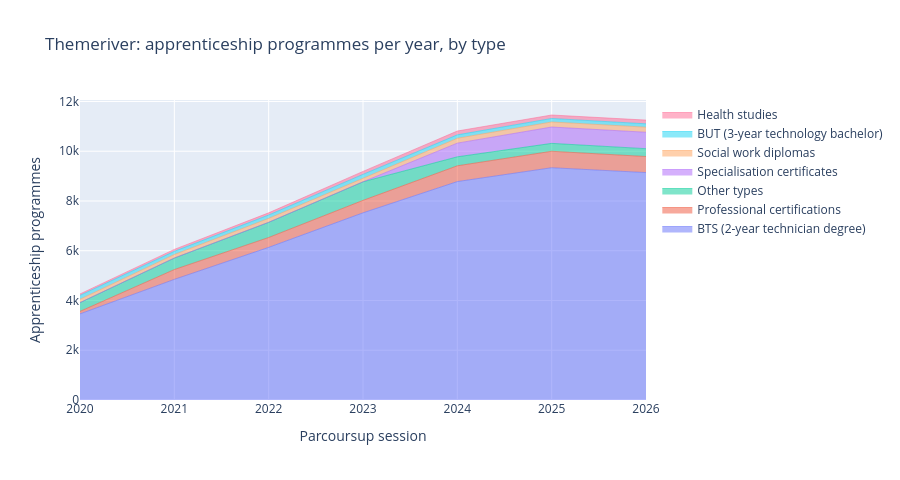
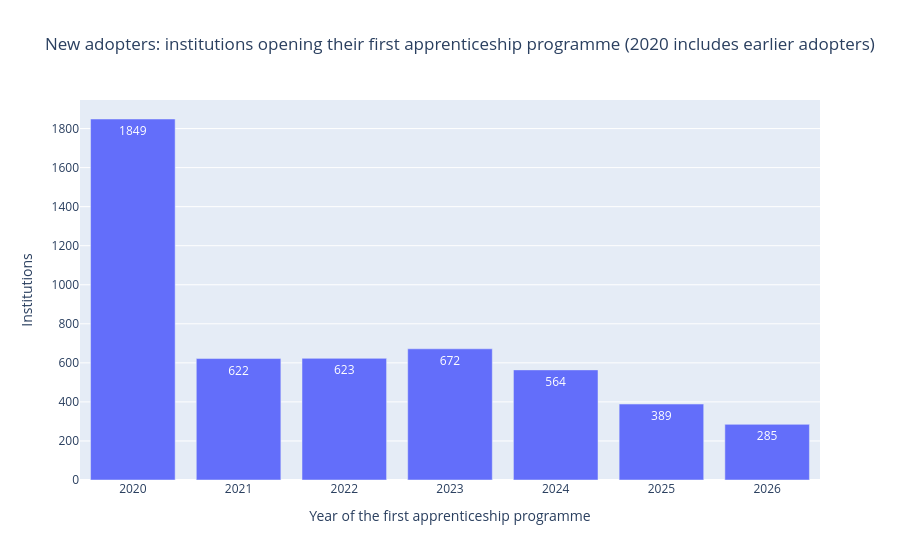

These figures' notebook cell, in order:
### Code cell
results["figs"]["q3_river"].show()
results["figs"]["q3_adopters"].show()
results["series"]["adopters"]

### Figure 1 — Plotly figure (JSON) as saved in the notebook; plotly's stock layout.template omitted (floating-point values rounded to 4 significant figures)
{"data": [{"line": {"width": 0.5}, "mode": "lines", "name": "BTS (2-year technician degree)", "stackgroup": "one", "type": "scatter", "x": [2020, 2021, 2022, 2023, 2024, 2025, 2026], "y": [3462, 4848, 6135, 7524, 8780, 9337, 9142]}, {"line": {"width": 0.5}, "mode": "lines", "name": "Professional certifications", "stackgroup": "one", "type": "scatter", "x": [2020, 2021, 2022, 2023, 2024, 2025, 2026], "y": [101, 396, 397, 501, 634, 661, 645]}, {"line": {"width": 0.5}, "mode": "lines", "name": "Other types", "stackgroup": "one", "type": "scatter", "x": [2020, 2021, 2022, 2023, 2024, 2025, 2026], "y": [353, 464, 611, 746, 361, 318, 315]}, {"line": {"width": 0.5}, "mode": "lines", "name": "Specialisation certificates", "stackgroup": "one", "type": "scatter", "x": [2024, 2025, 2026], "y": [550, 657, 661]}, {"line": {"width": 0.5}, "mode": "lines", "name": "Social work diplomas", "stackgroup": "one", "type": "scatter", "x": [2020, 2021, 2022, 2023, 2024, 2025, 2026], "y": [132, 139, 156, 154, 195, 203, 204]}, {"line": {"width": 0.5}, "mode": "lines", "name": "BUT (3-year technology bachelor)", "stackgroup": "one", "type": "scatter", "x": [2020, 2021, 2022, 2023, 2024, 2025, 2026], "y": [157, 129, 136, 144, 138, 141, 135]}, {"line": {"width": 0.5}, "mode": "lines", "name": "Health studies", "stackgroup": "one", "type": "scatter", "x": [2020, 2021, 2022, 2023, 2024, 2025, 2026], "y": [58, 78, 89, 119, 154, 139, 149]}], "layout": {"height": 480, "title": {"text": "Themeriver: apprenticeship programmes per year, by type"}, "xaxis": {"title": {"text": "Parcoursup session"}}, "yaxis": {"title": {"text": "Apprenticeship programmes"}}}}

### Figure 2 — Plotly figure (JSON) as saved in the notebook; plotly's stock layout.template omitted (floating-point values rounded to 4 significant figures)
{"data": [{"hovertemplate": "Year of the first apprenticeship programme=%{x}<br>Institutions=%{text}<extra></extra>", "legendgroup": "", "marker": {"color": "#636efa", "pattern": {"shape": ""}}, "name": "", "orientation": "v", "showlegend": false, "text": [1849.0, 622.0, 623.0, 672.0, 564.0, 389.0, 285.0], "textposition": "auto", "type": "bar", "x": [2020, 2021, 2022, 2023, 2024, 2025, 2026], "xaxis": "x", "y": [1849, 622, 623, 672, 564, 389, 285], "yaxis": "y"}], "layout": {"barmode": "relative", "legend": {"tracegroupgap": 0}, "title": {"text": "New adopters: institutions opening their first apprenticeship programme (2020 includes earlier adopters)"}, "xaxis": {"anchor": "y", "domain": [0.0, 1.0], "title": {"text": "Year of the first apprenticeship programme"}}, "yaxis": {"anchor": "x", "domain": [0.0, 1.0], "title": {"text": "Institutions"}}}}
